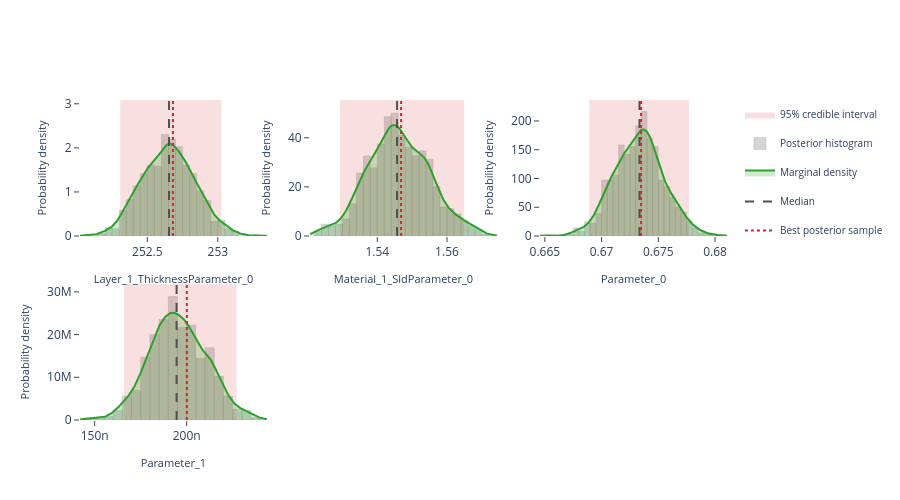

The notebook cell saved with this chart:
### Markdown cell above
## Interactive posterior plots

The next three cells render the same Plotly figures that are shown on the
Bayesian Posterior tab of the EasyReflectometryApp:

* **Marginals** — per-parameter distribution: histogram + smooth KDE marginal,
  shaded 95% credible interval, and median / best-sample lines
  (`plot_distribution` or `posterior.distribution()`)
* **Corner plot** — pairwise marginals + 2-D contours + scatter (`plot_corner`)
* **Traces** — per-chain trace + marginal histogram (`plot_trace`)

The standalone helpers are called with ``return_figure=True`` so they return a
Plotly ``Figure`` that we render in the notebook with ``fig.show()``; the
``PosteriorResults`` methods return the figure directly.

### Code cell
# ---- Marginal posterior distributions ---------------------------------------
# One panel per free parameter, each overlaying the posterior histogram, a
# smooth Gaussian-KDE marginal, the shaded 95% credible interval, and the
# median / best-sample reference lines.  Mirrors the "Marginals" sub-tab in
# the EasyReflectometryApp.

# The PosteriorResults method passes ``logp`` through automatically so the
# best posterior sample (MAP) line is drawn:
fig = posterior.distribution()
fig.show()

# Standalone equivalent (pass ``logp`` to get the best-sample line):
# fig = plot_distribution(
#     posterior.draws,
#     posterior.param_names,
#     logp=posterior.logp,
#     return_figure=True,
# )
# fig.show()

### Figure 1 — Plotly figure (JSON) as saved in the notebook; plotly's stock layout.template omitted (floating-point values rounded to 4 significant figures; data arrays with more than 128 entries replaced by an {"elided": "..."} marker saying what was removed)
{"data": [{"fill": "toself", "fillcolor": "rgba(214, 39, 40, 0.14)", "hoverinfo": "skip", "legendgroup": "95% credible interval", "line": {"color": "rgba(214, 39, 40, 0.14)", "width": 0}, "mode": "lines", "name": "95% credible interval", "showlegend": true, "type": "scatter", "x": [252.3, 253.0, 253.0, 252.3, 252.3], "xaxis": "x", "y": [0.0, 0.0, 3.087, 3.087, 0.0], "yaxis": "y"}, {"histnorm": "probability density", "hovertemplate": "sample=%{x:.4f}<br>density: %{y:.2f}<extra></extra>", "legendgroup": "histogram", "marker": {"color": "rgba(120, 120, 120, 0.38)", "line": {"color": "rgba(120, 120, 120, 0.24)", "width": 1}}, "name": "Posterior histogram", "nbinsx": 40, "opacity": 0.82, "showlegend": true, "type": "histogram", "x": {"elided": "720 float values"}, "xaxis": "x", "yaxis": "y"}, {"fill": "tozeroy", "fillcolor": "rgba(44, 160, 44, 0.22)", "hovertemplate": "Layer_1_ThicknessParameter_0: %{x:.4f}<br>density: %{y:.4f}<extra></extra>", "legendgroup": "marginal", "line": {"color": "rgb(44, 160, 44)", "width": 2}, "mode": "lines", "name": "Marginal density", "showlegend": true, "type": "scatter", "x": {"elided": "256 float values"}, "xaxis": "x", "y": {"elided": "256 float values"}, "yaxis": "y"}, {"hovertemplate": "Median: %{x:.4f}<extra></extra>", "legendgroup": "Median", "line": {"color": "rgb(80, 80, 80)", "dash": "dash", "width": 2}, "mode": "lines", "name": "Median", "showlegend": true, "type": "scatter", "x": [252.7, 252.7], "xaxis": "x", "y": [0.0, 3.087], "yaxis": "y"}, {"hovertemplate": "Best posterior sample: %{x:.4f}<extra></extra>", "legendgroup": "Best posterior sample", "line": {"color": "rgb(214, 39, 40)", "dash": "dot", "width": 2}, "mode": "lines", "name": "Best posterior sample", "showlegend": true, "type": "scatter", "x": [252.7, 252.7], "xaxis": "x", "y": [0.0, 3.087], "yaxis": "y"}, {"fill": "toself", "fillcolor": "rgba(214, 39, 40, 0.14)", "hoverinfo": "skip", "legendgroup": "95% credible interval", "line": {"color": "rgba(214, 39, 40, 0.14)", "width": 0}, "mode": "lines", "name": "95% credible interval", "showlegend": false, "type": "scatter", "x": [1.529, 1.565, 1.565, 1.529, 1.529], "xaxis": "x2", "y": [0.0, 0.0, 55.39, 55.39, 0.0], "yaxis": "y2"}, {"histnorm": "probability density", "hovertemplate": "sample=%{x:.4f}<br>density: %{y:.2f}<extra></extra>", "legendgroup": "histogram", "marker": {"color": "rgba(120, 120, 120, 0.38)", "line": {"color": "rgba(120, 120, 120, 0.24)", "width": 1}}, "name": "Posterior histogram", "nbinsx": 40, "opacity": 0.82, "showlegend": false, "type": "histogram", "x": {"elided": "720 float values"}, "xaxis": "x2", "yaxis": "y2"}, {"fill": "tozeroy", "fillcolor": "rgba(44, 160, 44, 0.22)", "hovertemplate": "Material_1_SldParameter_0: %{x:.4f}<br>density: %{y:.4f}<extra></extra>", "legendgroup": "marginal", "line": {"color": "rgb(44, 160, 44)", "width": 2}, "mode": "lines", "name": "Marginal density", "showlegend": false, "type": "scatter", "x": {"elided": "256 float values"}, "xaxis": "x2", "y": {"elided": "256 float values"}, "yaxis": "y2"}, {"hovertemplate": "Median: %{x:.4f}<extra></extra>", "legendgroup": "Median", "line": {"color": "rgb(80, 80, 80)", "dash": "dash", "width": 2}, "mode": "lines", "name": "Median", "showlegend": false, "type": "scatter", "x": [1.546, 1.546], "xaxis": "x2", "y": [0.0, 55.39], "yaxis": "y2"}, {"hovertemplate": "Best posterior sample: %{x:.4f}<extra></extra>", "legendgroup": "Best posterior sample", "line": {"color": "rgb(214, 39, 40)", "dash": "dot", "width": 2}, "mode": "lines", "name": "Best posterior sample", "showlegend": false, "type": "scatter", "x": [1.547, 1.547], "xaxis": "x2", "y": [0.0, 55.39], "yaxis": "y2"}, {"fill": "toself", "fillcolor": "rgba(214, 39, 40, 0.14)", "hoverinfo": "skip", "legendgroup": "95% credible interval", "line": {"color": "rgba(214, 39, 40, 0.14)", "width": 0}, "mode": "lines", "name": "95% credible interval", "showlegend": false, "type": "scatter", "x": [0.6689, 0.6777, 0.6777, 0.6689, 0.6689], "xaxis": "x3", "y": [0.0, 0.0, 236.4, 236.4, 0.0], "yaxis": "y3"}, {"histnorm": "probability density", "hovertemplate": "sample=%{x:.4f}<br>density: %{y:.2f}<extra></extra>", "legendgroup": "histogram", "marker": {"color": "rgba(120, 120, 120, 0.38)", "line": {"color": "rgba(120, 120, 120, 0.24)", "width": 1}}, "name": "Posterior histogram", "nbinsx": 40, "opacity": 0.82, "showlegend": false, "type": "histogram", "x": {"elided": "720 float values"}, "xaxis": "x3", "yaxis": "y3"}, {"fill": "tozeroy", "fillcolor": "rgba(44, 160, 44, 0.22)", "hovertemplate": "Parameter_0: %{x:.4f}<br>density: %{y:.4f}<extra></extra>", "legendgroup": "marginal", "line": {"color": "rgb(44, 160, 44)", "width": 2}, "mode": "lines", "name": "Marginal density", "showlegend": false, "type": "scatter", "x": {"elided": "256 float values"}, "xaxis": "x3", "y": {"elided": "256 float values"}, "yaxis": "y3"}, {"hovertemplate": "Median: %{x:.4f}<extra></extra>", "legendgroup": "Median", "line": {"color": "rgb(80, 80, 80)", "dash": "dash", "width": 2}, "mode": "lines", "name": "Median", "showlegend": false, "type": "scatter", "x": [0.6733, 0.6733], "xaxis": "x3", "y": [0.0, 236.4], "yaxis": "y3"}, {"hovertemplate": "Best posterior sample: %{x:.4f}<extra></extra>", "legendgroup": "Best posterior sample", "line": {"color": "rgb(214, 39, 40)", "dash": "dot", "width": 2}, "mode": "lines", "name": "Best posterior sample", "showlegend": false, "type": "scatter", "x": [0.6735, 0.6735], "xaxis": "x3", "y": [0.0, 236.4], "yaxis": "y3"}, {"fill": "toself", "fillcolor": "rgba(214, 39, 40, 0.14)", "hoverinfo": "skip", "legendgroup": "95% credible interval", "line": {"color": "rgba(214, 39, 40, 0.14)", "width": 0}, "mode": "lines", "name": "95% credible interval", "showlegend": false, "type": "scatter", "x": [1.66e-07, 2.271e-07, 2.271e-07, 1.66e-07, 1.66e-07], "xaxis": "x4", "y": [0.0, 0.0, 31840000.0, 31840000.0, 0.0], "yaxis": "y4"}, {"histnorm": "probability density", "hovertemplate": "sample=%{x:.4f}<br>density: %{y:.2f}<extra></extra>", "legendgroup": "histogram", "marker": {"color": "rgba(120, 120, 120, 0.38)", "line": {"color": "rgba(120, 120, 120, 0.24)", "width": 1}}, "name": "Posterior histogram", "nbinsx": 40, "opacity": 0.82, "showlegend": false, "type": "histogram", "x": {"elided": "720 float values"}, "xaxis": "x4", "yaxis": "y4"}, {"fill": "tozeroy", "fillcolor": "rgba(44, 160, 44, 0.22)", "hovertemplate": "Parameter_1: %{x:.4f}<br>density: %{y:.4f}<extra></extra>", "legendgroup": "marginal", "line": {"color": "rgb(44, 160, 44)", "width": 2}, "mode": "lines", "name": "Marginal density", "showlegend": false, "type": "scatter", "x": {"elided": "256 float values"}, "xaxis": "x4", "y": {"elided": "256 float values"}, "yaxis": "y4"}, {"hovertemplate": "Median: %{x:.4f}<extra></extra>", "legendgroup": "Median", "line": {"color": "rgb(80, 80, 80)", "dash": "dash", "width": 2}, "mode": "lines", "name": "Median", "showlegend": false, "type": "scatter", "x": [1.945e-07, 1.945e-07], "xaxis": "x4", "y": [0.0, 31840000.0], "yaxis": "y4"}, {"hovertemplate": "Best posterior sample: %{x:.4f}<extra></extra>", "legendgroup": "Best posterior sample", "line": {"color": "rgb(214, 39, 40)", "dash": "dot", "width": 2}, "mode": "lines", "name": "Best posterior sample", "showlegend": false, "type": "scatter", "x": [2.001e-07, 2.001e-07], "xaxis": "x4", "y": [0.0, 31840000.0], "yaxis": "y4"}], "layout": {"barmode": "overlay", "height": 500, "legend": {"font": {"size": 10}}, "plot_bgcolor": "white", "showlegend": true, "xaxis": {"anchor": "y", "domain": [0.0, 0.2889], "range": [252.0, 253.3], "showgrid": false, "ticks": "outside", "title": {"font": {"size": 11}, "text": "Layer_1_ThicknessParameter_0"}, "zeroline": false}, "xaxis2": {"anchor": "y2", "domain": [0.3556, 0.6444], "range": [1.521, 1.574], "showgrid": false, "ticks": "outside", "title": {"font": {"size": 11}, "text": "Material_1_SldParameter_0"}, "zeroline": false}, "xaxis3": {"anchor": "y3", "domain": [0.7111, 1.0], "range": [0.6646, 0.6811], "showgrid": false, "ticks": "outside", "title": {"font": {"size": 11}, "text": "Parameter_0"}, "zeroline": false}, "xaxis4": {"anchor": "y4", "domain": [0.0, 0.2889], "range": [1.42e-07, 2.436e-07], "showgrid": false, "ticks": "outside", "title": {"font": {"size": 11}, "text": "Parameter_1"}, "zeroline": false}, "xaxis5": {"anchor": "y5", "domain": [0.3556, 0.6444], "showgrid": false, "ticks": "outside", "zeroline": false}, "xaxis6": {"anchor": "y6", "domain": [0.7111, 1.0], "showgrid": false, "ticks": "outside", "zeroline": false}, "yaxis": {"anchor": "x", "domain": [0.575, 1.0], "range": [0.0, 3.087], "showgrid": false, "ticks": "outside", "title": {"font": {"size": 11}, "text": "Probability density"}, "zeroline": false}, "yaxis2": {"anchor": "x2", "domain": [0.575, 1.0], "range": [0.0, 55.39], "showgrid": false, "ticks": "outside", "title": {"font": {"size": 11}, "text": "Probability density"}, "zeroline": false}, "yaxis3": {"anchor": "x3", "domain": [0.575, 1.0], "range": [0.0, 236.4], "showgrid": false, "ticks": "outside", "title": {"font": {"size": 11}, "text": "Probability density"}, "zeroline": false}, "yaxis4": {"anchor": "x4", "domain": [0.0, 0.425], "range": [0.0, 31840000.0], "showgrid": false, "ticks": "outside", "title": {"font": {"size": 11}, "text": "Probability density"}, "zeroline": false}, "yaxis5": {"anchor": "x5", "domain": [0.0, 0.425], "showgrid": false, "ticks": "outside", "zeroline": false}, "yaxis6": {"anchor": "x6", "domain": [0.0, 0.425], "showgrid": false, "ticks": "outside", "zeroline": false}}}
